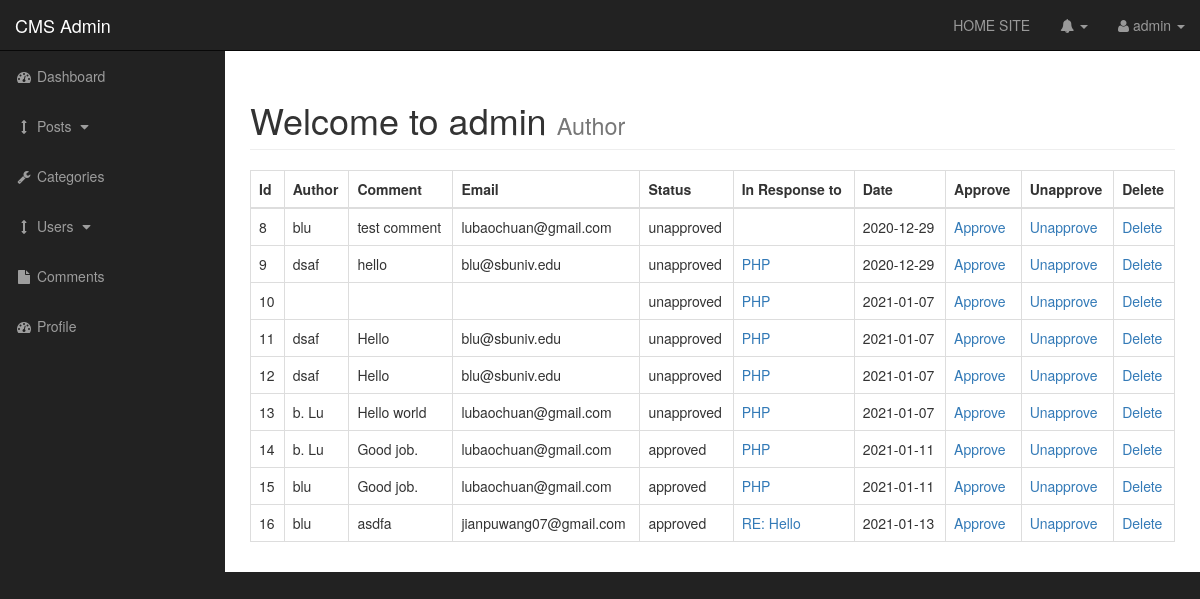
The page /admin/comments.php (signed in) on the database as committed earlier.
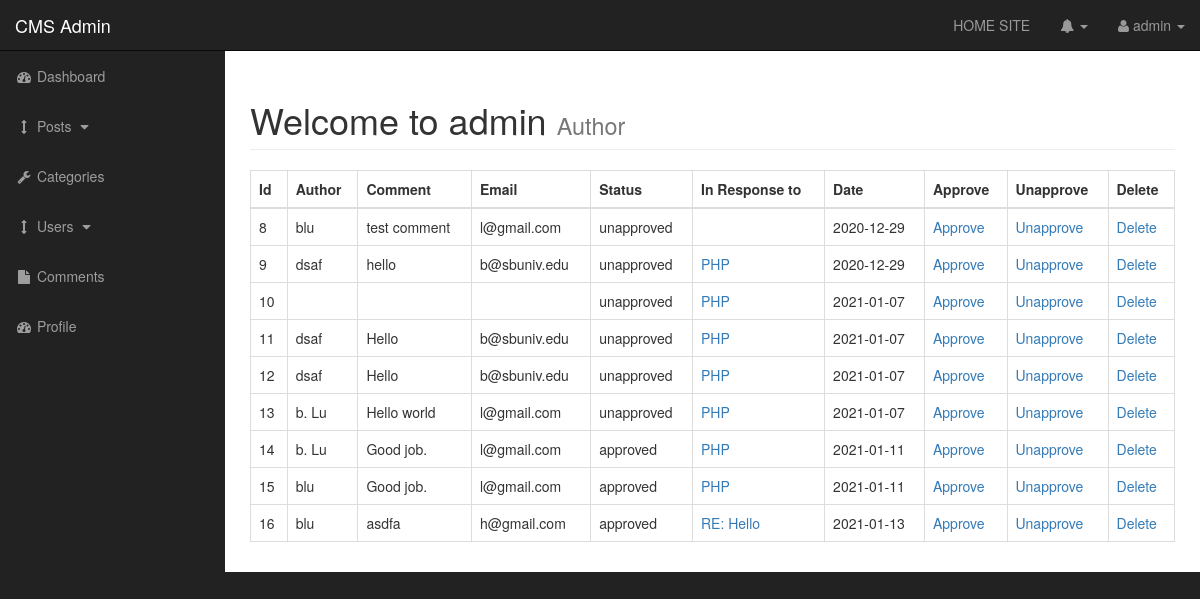
The same page on the database as committed later.
### tables this page shows
CREATE TABLE `comments` (
  `comment_id` int(3) NOT NULL,
  `comment_post_id` int(3) NOT NULL,
  `comment_author` varchar(255) NOT NULL,
  `comment_email` varchar(255) NOT NULL,
  `comment_content` text NOT NULL,
  `comment_status` varchar(255) NOT NULL,
  `comment_date` date NOT NULL
);

CREATE TABLE `posts` (
  `post_id` int(3) NOT NULL,
  `post_category_id` int(11) NOT NULL,
  `post_title` varchar(255) NOT NULL,
  `post_author` varchar(255) NOT NULL,
  `post_date` date NOT NULL,
  `post_image` text NOT NULL,
  `post_content` text NOT NULL,
  `post_tags` varchar(255) NOT NULL,
  `post_comment_count` int(11) NOT NULL,
  `post_status` varchar(255) NOT NULL DEFAULT 'draft'
);

### admin/includes/view_all_comments.php (the view, shortened to what this page needs)
<table class="table table-bordered table-hover">
  <thead>
    <tr>
      <th>Id</th>
      <th>Author</th>
      <th>Comment</th>
      <th>Email</th>
      <th>Status</th>
      <th>In Response to</th>
      <th>Date</th>
      <th>Approve</th>
      <th>Unapprove</th>
      <th>Delete</th>
    </tr>
  </thead>
  <tbody>
<?php
$query = "SELECT * FROM comments";
$select_comments = mysqli_query($connection, $query);
while($row = mysqli_fetch_assoc($select_comments)){
  $comment_id = $row['comment_id'];
  $comment_post_id = $row['comment_post_id'];
  $comment_author = $row['comment_author'];
  $comment_content = $row['comment_content'];
  $comment_email = $row['comment_email'];
  $comment_status = $row['comment_status'];
  $comment_date = $row['comment_date'];
?>
<tr>
  <td><?= $comment_id ?></td>
  <td><?= $comment_author ?></td>
  <td><?= $comment_content ?></td>
  <td><?= $comment_email ?></td>
  <td><?= $comment_status ?></td>
<?php
$query = "SELECT * FROM posts WHERE post_id = $comment_post_id ";
$select_post_id_query = mysqli_query($connection, $query);
while($row = mysqli_fetch_assoc($select_post_id_query)){
  $post_id = $row['post_id'];
  $post_title = $row['post_title'];
}
 ?>
  <td><a href="../post.php?p_id=<?= $post_id ?>"><?= $post_title ?></a></td>
  <td><?= $comment_date ?></td>
  <td><a href='comments.php?approve=<?= $comment_id ?>'>Approve</a></td>
  <td><a href='comments.php?unapprove=<?= $comment_id ?>'>Unapprove</a></td>
  <td><a href='comments.php?delete=<?= $comment_id ?>'>Delete</a></td>
  </tr>
<?php
}
?>
  </tbody>
</table>

Rows that differ between the two databases and show on the page:
changed comments "test comment": comment_email "lubaochuan@gmail.com" → "l@gmail.com"
changed comments "hello": comment_email "blu@sbuniv.edu" → "b@sbuniv.edu"
changed comments id 11: comment_email "blu@sbuniv.edu" → "b@sbuniv.edu"
changed comments id 12: comment_email "blu@sbuniv.edu" → "b@sbuniv.edu"
changed comments "Hello world": comment_email "lubaochuan@gmail.com" → "l@gmail.com"
changed comments id 14: comment_email "lubaochuan@gmail.com" → "l@gmail.com"
changed comments id 15: comment_email "lubaochuan@gmail.com" → "l@gmail.com"
changed comments "asdfa": comment_email "jianpuwang07@gmail.com" → "h@gmail.com"
